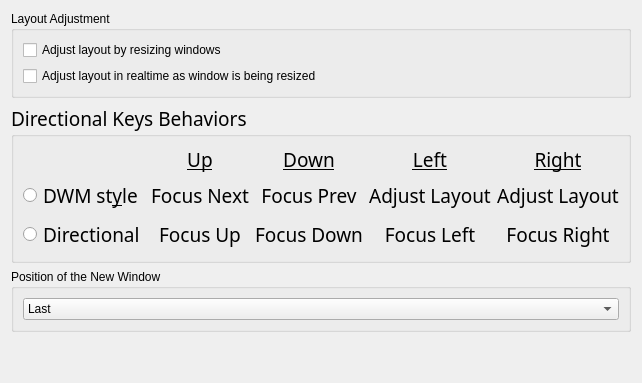
     <widget class="QWidget" name="_4_behaviorTab">
      <attribute name="title">
       <string>Behavior</string>
      </attribute>
      <layout class="QVBoxLayout" name="verticalLayout_6">
       <item>
        <widget class="QGroupBox" name="groupBox_4">
         <property name="title">
          <string>Layout Adjustment</string>
         </property>
         <layout class="QVBoxLayout" name="verticalLayout_7">
          <item>
           <widget class="QCheckBox" name="kcfg_adjustLayout">
            <property name="toolTip">
             <string>Resizing window will cause layout to be adjusted. The actual behaviour might differ based on layout in use.</string>
            </property>
            <property name="text">
             <string>Adjust layout by resizing windows</string>
            </property>
           </widget>
          </item>
          <item>
           <widget class="QCheckBox" name="kcfg_adjustLayoutLive">
            <property name="toolTip">
             <string>If enabled, resizing window will immediately adjust layout. If disabled, layout will be adjusted *after* window resizing is over.</string>
            </property>
            <property name="text">
             <string>Adjust layout in realtime as window is being resized</string>
            </property>
           </widget>
          </item>
         </layout>
        </widget>
       </item>
       <item>
        <widget class="QGroupBox" name="groupBox_3">
         <property name="font">
          <font>
           <family>Noto Sans</family>
           <pointsize>14</pointsize>
           <italic>false</italic>
           <bold>false</bold>
          </font>
         </property>
         <property name="title">
          <string>Directional Keys Behaviors</string>
         </property>
         <layout class="QGridLayout" name="gridLayout_4">
          <item row="0" column="1">
           <widget class="QLabel" name="label_2">
            <property name="font">
             <font>
              <family>Noto Sans</family>
              <pointsize>14</pointsize>
              <italic>false</italic>
              <bold>false</bold>
              <underline>true</underline>
             </font>
            </property>
            <property name="text">
             <string>Up</string>
            </property>
            <property name="alignment">
             <set>Qt::AlignmentFlag::AlignCenter</set>
            </property>
           </widget>
          </item>
          <item row="2" column="0">
           <widget class="QRadioButton" name="kcfg_directionalKeyFocus">
            <property name="sizePolicy">
             <sizepolicy hsizetype="Maximum" vsizetype="Fixed">
              <horstretch>0</horstretch>
              <verstretch>0</verstretch>
             </sizepolicy>
            </property>
            <property name="font">
             <font>
              <family>Noto Sans</family>
              <pointsize>14</pointsize>
              <italic>false</italic>
              <bold>false</bold>
             </font>
            </property>
            <property name="text">
             <string>Directional</string>
            </property>
            <attribute name="buttonGroup">
             <string notr="true">directionalKeyButtonGroup</string>
            </attribute>
           </widget>
          </item>
          <item row="1" column="0">
           <widget class="QRadioButton" name="kcfg_directionalKeyDwm">
            <property name="sizePolicy">
             <sizepolicy hsizetype="Maximum" vsizetype="Fixed">
              <horstretch>0</horstretch>
              <verstretch>0</verstretch>
             </sizepolicy>
            </property>
            <property name="font">
             <font>
              <family>Noto Sans</family>
              <pointsize>14</pointsize>
              <italic>false</italic>
              <bold>false</bold>
             </font>
            </property>
            <property name="text">
             <string>DWM st&amp;yle</string>
            </property>
            <attribute name="buttonGroup">
             <string notr="true">directionalKeyButtonGroup</string>
            </attribute>
           </widget>
          </item>
          <item row="0" column="3">
           <widget class="QLabel" name="label_4">
            <property name="font">
             <font>
              <family>Noto Sans</family>
              <pointsize>14</pointsize>
              <italic>false</italic>
              <bold>false</bold>
              <underline>true</underline>
             </font>
            </property>
            <property name="text">
             <string>Left</string>
            </property>
            <property name="alignment">
             <set>Qt::AlignmentFlag::AlignCenter</set>
            </property>
           </widget>
          </item>
          <item row="1" column="1">
           <widget class="QLabel" name="label">
            <property name="text">
             <string>Focus Next</string>
            </property>
            <property name="alignment">
             <set>Qt::AlignmentFlag::AlignCenter</set>
            </property>
           </widget>
          </item>
          <item row="0" column="2">
           <widget class="QLabel" name="label_3">
            <property name="font">
             <font>
              <family>Noto Sans</family>
              <pointsize>14</pointsize>
              <italic>false</italic>
              <bold>false</bold>
              <underline>true</underline>
             </font>
            </property>
            <property name="text">
             <string>Down</string>
            </property>
            <property name="alignment">
             <set>Qt::AlignmentFlag::AlignCenter</set>
            </property>
           </widget>
          </item>
          <item row="0" column="4">
           <widget class="QLabel" name="label_5">
            <property name="font">
             <font>
              <family>Noto Sans</family>
              <pointsize>14</pointsize>
              <italic>false</italic>
              <bold>false</bold>
              <underline>true</underline>
             </font>
            </property>
            <property name="text">
             <string>Right</string>
            </property>
            <property name="alignment">
             <set>Qt::AlignmentFlag::AlignCenter</set>
            </property>
           </widget>
          </item>
          <item row="1" column="2">
           <widget class="QLabel" name="label_6">
            <property name="text">
             <string>Focus Prev</string>
            </property>
            <property name="alignment">
             <set>Qt::AlignmentFlag::AlignCenter</set>
            </property>
           </widget>
          </item>
          <item row="1" column="3">
           <widget class="QLabel" name="label_7">
            <property name="text">
             <string>Adjust Layout</string>
            </property>
            <property name="alignment">
             <set>Qt::AlignmentFlag::AlignCenter</set>
            </property>
           </widget>
          </item>
          <item row="1" column="4">
           <widget class="QLabel" name="label_8">
            <property name="text">
             <string>Adjust Layout</string>
            </property>
            <property name="alignment">
             <set>Qt::AlignmentFlag::AlignCenter</set>
            </property>
           </widget>
          </item>
          <item row="2" column="1">
           <widget class="QLabel" name="label_9">
            <property name="text">
             <string>Focus Up</string>
            </property>
            <property name="alignment">
             <set>Qt::AlignmentFlag::AlignCenter</set>
            </property>
           </widget>
          </item>
          <item row="2" column="2">
           <widget class="QLabel" name="label_10">
            <property name="text">
             <string>Focus Down</string>
            </property>
            <property name="alignment">
             <set>Qt::AlignmentFlag::AlignCenter</set>
            </property>
           </widget>
          </item>
          <item row="2" column="3">
           <widget class="QLabel" name="label_11">
            <property name="text">
             <string>Focus Left</string>
            </property>
            <property name="alignment">
             <set>Qt::AlignmentFlag::AlignCenter</set>
            </property>
           </widget>
          </item>
          <item row="2" column="4">
           <widget class="QLabel" name="label_12">
            <property name="text">
             <string>Focus Right</string>
            </property>
            <property name="alignment">
             <set>Qt::AlignmentFlag::AlignCenter</set>
            </property>
           </widget>
          </item>
         </layout>
        </widget>
       </item>
       <item>
        <widget class="QGroupBox" name="verticalGroupBox">
         <property name="title">
          <string>Position of the New Window</string>
         </property>
         <layout class="QVBoxLayout" name="verticalLayout_9">
          <item alignment="Qt::AlignmentFlag::AlignVCenter">
           <widget class="QComboBox" name="kcfg_newWindowPosition">
            <property name="minimumSize">
             <size>
              <width>400</width>
              <height>0</height>
             </size>
            </property>
            <item>
             <property name="text">
              <string>Last</string>
             </property>
            </item>
            <item>
             <property name="text">
              <string>First</string>
             </property>
            </item>
            <item>
             <property name="text">
              <string>Second</string>
             </property>
            </item>
           </widget>
          </item>
         </layout>
        </widget>
       </item>
       <item>
        <spacer name="verticalSpacer_3">
         <property name="orientation">
          <enum>Qt::Orientation::Vertical</enum>
         </property>
         <property name="sizeHint" stdset="0">
          <size>
           <width>20</width>
           <height>40</height>
          </size>
         </property>
        </spacer>
       </item>
      </layout>
     </widget>
